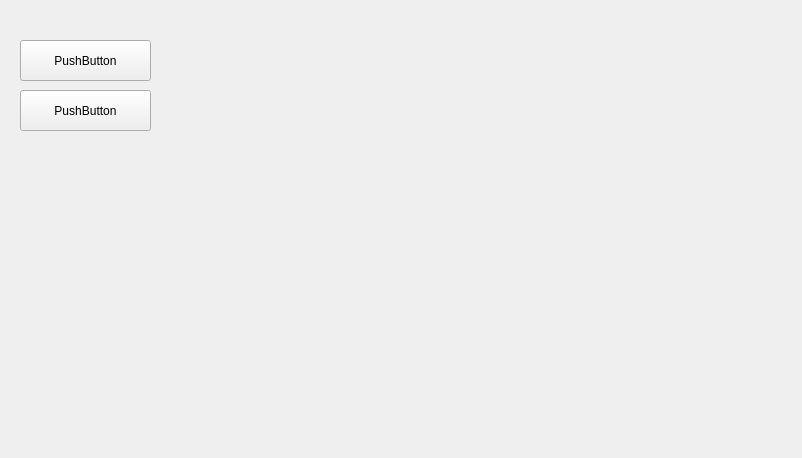
<?xml version="1.0" encoding="UTF-8"?>
<ui version="4.0">
 <class>Form</class>
 <widget class="QWidget" name="Form">
  <property name="geometry">
   <rect>
    <x>0</x>
    <y>0</y>
    <width>802</width>
    <height>458</height>
   </rect>
  </property>
  <property name="windowTitle">
   <string>Form</string>
  </property>
  <widget class="QPushButton" name="pushButton">
   <property name="geometry">
    <rect>
     <x>20</x>
     <y>40</y>
     <width>131</width>
     <height>41</height>
    </rect>
   </property>
   <property name="text">
    <string>PushButton</string>
   </property>
  </widget>
  <widget class="QPushButton" name="pushButton_2">
   <property name="geometry">
    <rect>
     <x>20</x>
     <y>90</y>
     <width>131</width>
     <height>41</height>
    </rect>
   </property>
   <property name="text">
    <string>PushButton</string>
   </property>
  </widget>
  <widget class="QWidget" name="verticalLayoutWidget">
   <property name="geometry">
    <rect>
     <x>170</x>
     <y>40</y>
     <width>581</width>
     <height>361</height>
    </rect>
   </property>
   <layout class="QVBoxLayout" name="verticalLayout"/>
  </widget>
 </widget>
 <resources/>
 <connections/>
</ui>
